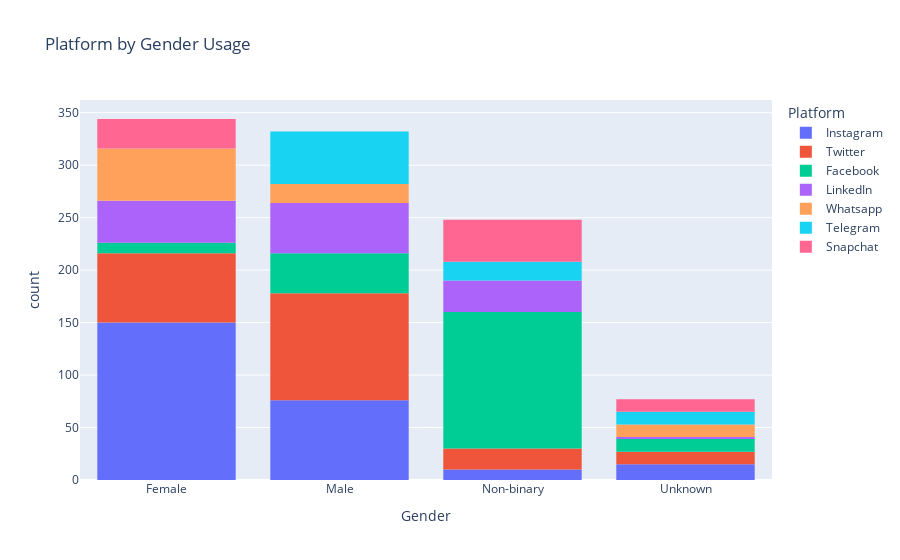

This figure's notebook cell:
### Code cell
plt = px.histogram(train_df, x='Gender', color='Platform', title='Platform by Gender Usage')
plt.show()

### Figure 1 — Plotly figure (JSON) as saved in the notebook; plotly's stock layout.template omitted (floating-point values rounded to 4 significant figures; data arrays with more than 128 entries replaced by an {"elided": "..."} marker saying what was removed)
{"data": [{"alignmentgroup": "True", "bingroup": "x", "hovertemplate": "Platform=Instagram<br>Gender=%{x}<br>count=%{y}<extra></extra>", "legendgroup": "Instagram", "marker": {"color": "#636efa", "pattern": {"shape": ""}}, "name": "Instagram", "offsetgroup": "Instagram", "orientation": "v", "showlegend": true, "type": "histogram", "x": {"elided": "251 str values"}, "xaxis": "x", "yaxis": "y"}, {"alignmentgroup": "True", "bingroup": "x", "hovertemplate": "Platform=Twitter<br>Gender=%{x}<br>count=%{y}<extra></extra>", "legendgroup": "Twitter", "marker": {"color": "#EF553B", "pattern": {"shape": ""}}, "name": "Twitter", "offsetgroup": "Twitter", "orientation": "v", "showlegend": true, "type": "histogram", "x": {"elided": "200 str values"}, "xaxis": "x", "yaxis": "y"}, {"alignmentgroup": "True", "bingroup": "x", "hovertemplate": "Platform=Facebook<br>Gender=%{x}<br>count=%{y}<extra></extra>", "legendgroup": "Facebook", "marker": {"color": "#00cc96", "pattern": {"shape": ""}}, "name": "Facebook", "offsetgroup": "Facebook", "orientation": "v", "showlegend": true, "type": "histogram", "x": {"elided": "190 str values"}, "xaxis": "x", "yaxis": "y"}, {"alignmentgroup": "True", "bingroup": "x", "hovertemplate": "Platform=LinkedIn<br>Gender=%{x}<br>count=%{y}<extra></extra>", "legendgroup": "LinkedIn", "marker": {"color": "#ab63fa", "pattern": {"shape": ""}}, "name": "LinkedIn", "offsetgroup": "LinkedIn", "orientation": "v", "showlegend": true, "type": "histogram", "x": ["Male", "Female", "Male", "Non-binary", "Male", "Non-binary", "Female", "Non-binary", "Male", "Female", "Female", "Male", "Male", "Female", "Male", "Non-binary", "Male", "Non-binary", "Female", "Non-binary", "Male", "Female", "Female", "Male", "Male", "Female", "Male", "Non-binary", "Male", "Non-binary", "Female", "Non-binary", "Male", "Female", "Female", "Unknown", "Male", "Female", "Male", "Non-binary", "Male", "Non-binary", "Female", "Non-binary", "Male", "Female", "Female", "Male", "Male", "Female", "Male", "Non-binary", "Male", "Non-binary", "Female", "Non-binary", "Male", "Female", "Female", "Male", "Male", "Female", "Male", "Non-binary", "Male", "Non-binary", "Female", "Non-binary", "Male", "Female", "Female", "Male", "Male", "Female", "Male", "Non-binary", "Male", "Non-binary", "Female", "Non-binary", "Male", "Female", "Female", "Male", "Male", "Female", "Male", "Non-binary", "Male", "Non-binary", "Female", "Non-binary", "Male", "Female", "Female", "Unknown", "Male", "Female", "Male", "Non-binary", "Male", "Non-binary", "Female", "Non-binary", "Male", "Female", "Female", "Male", "Male", "Female", "Male", "Non-binary", "Male", "Non-binary", "Female", "Non-binary", "Male", "Female", "Female", "Male"], "xaxis": "x", "yaxis": "y"}, {"alignmentgroup": "True", "bingroup": "x", "hovertemplate": "Platform=Whatsapp<br>Gender=%{x}<br>count=%{y}<extra></extra>", "legendgroup": "Whatsapp", "marker": {"color": "#FFA15A", "pattern": {"shape": ""}}, "name": "Whatsapp", "offsetgroup": "Whatsapp", "orientation": "v", "showlegend": true, "type": "histogram", "x": ["Female", "Male", "Female", "Female", "Female", "Female", "Female", "Male", "Female", "Male", "Female", "Female", "Female", "Female", "Female", "Male", "Unknown", "Unknown", "Unknown", "Unknown", "Unknown", "Unknown", "Female", "Male", "Female", "Male", "Female", "Female", "Female", "Female", "Female", "Male", "Female", "Male", "Female", "Female", "Female", "Female", "Female", "Male", "Female", "Male", "Female", "Female", "Female", "Female", "Female", "Male", "Female", "Male", "Female", "Female", "Female", "Female", "Female", "Male", "Unknown", "Unknown", "Unknown", "Unknown", "Unknown", "Unknown", "Female", "Male", "Female", "Male", "Female", "Female", "Female", "Female", "Female", "Male", "Female", "Male", "Female", "Female", "Female", "Female", "Female", "Male"], "xaxis": "x", "yaxis": "y"}, {"alignmentgroup": "True", "bingroup": "x", "hovertemplate": "Platform=Telegram<br>Gender=%{x}<br>count=%{y}<extra></extra>", "legendgroup": "Telegram", "marker": {"color": "#19d3f3", "pattern": {"shape": ""}}, "name": "Telegram", "offsetgroup": "Telegram", "orientation": "v", "showlegend": true, "type": "histogram", "x": ["Male", "Non-binary", "Male", "Male", "Male", "Male", "Male", "Non-binary", "Male", "Non-binary", "Male", "Male", "Male", "Male", "Male", "Non-binary", "Unknown", "Unknown", "Unknown", "Unknown", "Unknown", "Unknown", "Male", "Non-binary", "Male", "Non-binary", "Male", "Male", "Male", "Male", "Male", "Non-binary", "Male", "Non-binary", "Male", "Male", "Male", "Male", "Male", "Non-binary", "Male", "Non-binary", "Male", "Male", "Male", "Male", "Male", "Non-binary", "Male", "Non-binary", "Male", "Male", "Male", "Male", "Male", "Non-binary", "Unknown", "Unknown", "Unknown", "Unknown", "Unknown", "Unknown", "Male", "Non-binary", "Male", "Non-binary", "Male", "Male", "Male", "Male", "Male", "Non-binary", "Male", "Non-binary", "Male", "Male", "Male", "Male", "Male", "Non-binary"], "xaxis": "x", "yaxis": "y"}, {"alignmentgroup": "True", "bingroup": "x", "hovertemplate": "Platform=Snapchat<br>Gender=%{x}<br>count=%{y}<extra></extra>", "legendgroup": "Snapchat", "marker": {"color": "#FF6692", "pattern": {"shape": ""}}, "name": "Snapchat", "offsetgroup": "Snapchat", "orientation": "v", "showlegend": true, "type": "histogram", "x": ["Non-binary", "Female", "Non-binary", "Non-binary", "Non-binary", "Non-binary", "Female", "Female", "Non-binary", "Female", "Non-binary", "Non-binary", "Non-binary", "Non-binary", "Female", "Female", "Unknown", "Unknown", "Unknown", "Unknown", "Unknown", "Unknown", "Female", "Female", "Non-binary", "Female", "Non-binary", "Non-binary", "Non-binary", "Non-binary", "Female", "Female", "Non-binary", "Female", "Non-binary", "Non-binary", "Non-binary", "Non-binary", "Female", "Female", "Non-binary", "Female", "Non-binary", "Non-binary", "Non-binary", "Non-binary", "Female", "Female", "Non-binary", "Female", "Non-binary", "Non-binary", "Non-binary", "Non-binary", "Female", "Female", "Unknown", "Unknown", "Unknown", "Unknown", "Unknown", "Unknown", "Female", "Female", "Non-binary", "Female", "Non-binary", "Non-binary", "Non-binary", "Non-binary", "Female", "Female", "Non-binary", "Female", "Non-binary", "Non-binary", "Non-binary", "Non-binary", "Female", "Female"], "xaxis": "x", "yaxis": "y"}], "layout": {"barmode": "relative", "legend": {"title": {"text": "Platform"}, "tracegroupgap": 0}, "title": {"text": "Platform by Gender Usage"}, "xaxis": {"anchor": "y", "domain": [0, 1], "title": {"text": "Gender"}}, "yaxis": {"anchor": "x", "domain": [0, 1], "title": {"text": "count"}}}}
